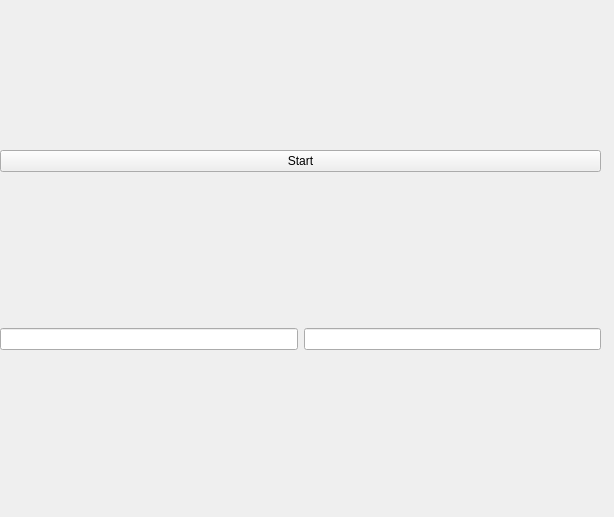
<?xml version="1.0" encoding="UTF-8"?>
<ui version="4.0">
 <class>Form</class>
 <widget class="QWidget" name="Form">
  <property name="geometry">
   <rect>
    <x>0</x>
    <y>0</y>
    <width>614</width>
    <height>517</height>
   </rect>
  </property>
  <property name="minimumSize">
   <size>
    <width>100</width>
    <height>100</height>
   </size>
  </property>
  <property name="windowTitle">
   <string>Form</string>
  </property>
  <widget class="QWidget" name="horizontalLayoutWidget">
   <property name="geometry">
    <rect>
     <x>0</x>
     <y>0</y>
     <width>601</width>
     <height>501</height>
    </rect>
   </property>
   <layout class="QVBoxLayout" name="verticalLayout">
    <item>
     <widget class="QPushButton" name="pushButton">
      <property name="text">
       <string>Start</string>
      </property>
     </widget>
    </item>
    <item>
     <layout class="QHBoxLayout" name="horizontalLayout_3">
      <item>
       <widget class="QLineEdit" name="lineEdit_2"/>
      </item>
      <item>
       <widget class="QLineEdit" name="lineEdit"/>
      </item>
     </layout>
    </item>
    <item>
     <layout class="QHBoxLayout" name="horizontalLayout_2"/>
    </item>
   </layout>
  </widget>
 </widget>
 <resources/>
 <connections/>
</ui>
